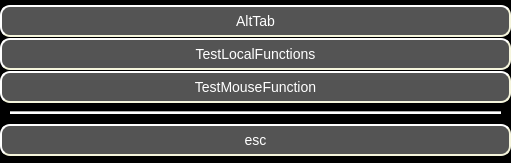
<?xml version="1.0" encoding="UTF-8"?>
<ui version="4.0">
 <class>MainWindow</class>
 <widget class="QMainWindow" name="MainWindow">
  <property name="geometry">
   <rect>
    <x>0</x>
    <y>0</y>
    <width>511</width>
    <height>163</height>
   </rect>
  </property>
  <property name="font">
   <font>
    <family>MS Shell Dlg 2</family>
   </font>
  </property>
  <property name="windowTitle">
   <string>MainWindow</string>
  </property>
  <property name="styleSheet">
   <string notr="true">background-color: rgb(0, 0, 0);
border-color: rgb(0, 0, 0);</string>
  </property>
  <widget class="QWidget" name="centralwidget">
   <widget class="QWidget" name="verticalLayoutWidget">
    <property name="geometry">
     <rect>
      <x>0</x>
      <y>0</y>
      <width>511</width>
      <height>119</height>
     </rect>
    </property>
    <layout class="QVBoxLayout" name="verticalLayout">
     <property name="spacing">
      <number>3</number>
     </property>
     <item>
      <layout class="QHBoxLayout" name="horizontalLayout">
       <item>
        <layout class="QVBoxLayout" name="verticalLayout_3">
         <property name="spacing">
          <number>1</number>
         </property>
         <item>
          <widget class="QPushButton" name="AltTab_function">
           <property name="styleSheet">
            <string notr="true">QPushButton {
	color: rgb(255, 255, 255);
	background-color: rgb(84, 84, 84);
    border-style: outset;
    border-width: 2px;
    border-radius: 10px;
    border-color: beige;
    min-width: 10em;
    font: 14px;
    padding: 6px;
}

QPushButton:hover {
	color: rgb(255, 255, 255);
	background-color: rgb(162, 162, 162);
    border-style: outset;
    border-width: 2px;
    border-radius: 10px;
    border-color: beige;
    min-width: 10em;
    font: 14px;
    padding: 6px;

}
</string>
           </property>
           <property name="text">
            <string>AltTab</string>
           </property>
          </widget>
         </item>
         <item>
          <widget class="QPushButton" name="TestLocalFunction_function">
           <property name="styleSheet">
            <string notr="true">QPushButton {
	color: rgb(255, 255, 255);
	background-color: rgb(84, 84, 84);
    border-style: outset;
    border-width: 2px;
    border-radius: 10px;
    border-color: beige;
    min-width: 10em;
    font: 14px;
    padding: 6px;
}

QPushButton:hover {
	color: rgb(255, 255, 255);
	background-color: rgb(162, 162, 162);
    border-style: outset;
    border-width: 2px;
    border-radius: 10px;
    border-color: beige;
    min-width: 10em;
    font: 14px;
    padding: 6px;

}
</string>
           </property>
           <property name="text">
            <string>TestLocalFunctions</string>
           </property>
          </widget>
         </item>
         <item>
          <widget class="QPushButton" name="TestMouseFunction_function">
           <property name="minimumSize">
            <size>
             <width>186</width>
             <height>0</height>
            </size>
           </property>
           <property name="styleSheet">
            <string notr="true">QPushButton {
	color: rgb(255, 255, 255);
	background-color: rgb(84, 84, 84);
    border-style: outset;
    border-width: 2px;
    border-radius: 10px;
    border-color: beige;
    min-width: 10em;
    font: 14px;
    padding: 6px;
}

QPushButton:hover {
	color: rgb(255, 255, 255);
	background-color: rgb(162, 162, 162);
    border-style: outset;
    border-width: 2px;
    border-radius: 10px;
    border-color: beige;
    min-width: 10em;
    font: 14px;
    padding: 6px;

}
</string>
           </property>
           <property name="text">
            <string>TestMouseFunction</string>
           </property>
          </widget>
         </item>
        </layout>
       </item>
      </layout>
     </item>
     <item>
      <widget class="Line" name="line_2">
       <property name="styleSheet">
        <string notr="true">margin-left: 10px;
margin-right: 10px;
background-color: rgb(255, 255, 255);</string>
       </property>
       <property name="orientation">
        <enum>Qt::Horizontal</enum>
       </property>
      </widget>
     </item>
    </layout>
   </widget>
   <widget class="QWidget" name="horizontalLayoutWidget">
    <property name="geometry">
     <rect>
      <x>0</x>
      <y>120</y>
      <width>511</width>
      <height>41</height>
     </rect>
    </property>
    <layout class="QHBoxLayout" name="horizontalLayout_2">
     <property name="spacing">
      <number>7</number>
     </property>
     <item>
      <widget class="QPushButton" name="Exit_context">
       <property name="styleSheet">
        <string notr="true">QPushButton {
	color: rgb(255, 255, 255);
	background-color: rgb(84, 84, 84);
    border-style: outset;
    border-width: 2px;
    border-radius: 10px;
    border-color: beige;
    font: 14px;
    padding: 6px;
}

QPushButton:hover {
	color: rgb(255, 255, 255);
	background-color: rgb(162, 162, 162);
    border-style: outset;
    border-width: 2px;
    border-radius: 10px;
    border-color: beige;
    font: 14px;
    padding: 6px;

}

QPushButton:focus {
	color: rgb(255, 255, 255);
	background-color: rgb(162, 162, 162);
    border-style: outset;
    border-width: 2px;
    border-radius: 10px;
    border-color: beige;
    font: bold 14px;
    padding: 6px;
}


QPushButton::focus:hover {
	color: rgb(255, 255, 255);
	background-color: rgb(162, 162, 162);
    border-style: outset;
    border-width: 2px;
    border-radius: 10px;
    border-color: beige;
    font: bold 14px;
    padding: 6px;
}</string>
       </property>
       <property name="text">
        <string>esc</string>
       </property>
       <property name="flat">
        <bool>false</bool>
       </property>
      </widget>
     </item>
    </layout>
   </widget>
  </widget>
 </widget>
 <resources/>
 <connections/>
</ui>
